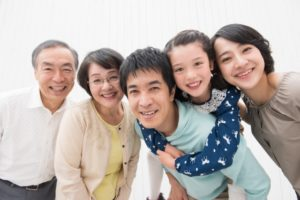
#> input picture ram_utils/faceread_opencv/sample.jpg, 300 x 200 px
$ python script.py
#> lines starting #> are read from the running program, lines starting #| are printed output that depends on the picture; after the words box and inside, x2 and y2 are one past the last pixel; in counts of white or black regions, pixels touching at a corner belong together
import cv2

#download the file from opencv git
#https://github.com/opencv/opencv/tree/master/data/haarcascades


#loading the face cascade
face_cascade = cv2.CascadeClassifier(cv2.data.haarcascades + "haarcascade_frontalface_default.xml")

#read input image (loads in BGR format)
img = cv2.imread('sample.jpg')
#> img is the input picture: shape (200, 300, 3); mean B, G, R 170.9, 176.2, 186.1

#convert to grayscale
grayimg = cv2.cvtColor(img, cv2.COLOR_BGR2GRAY)
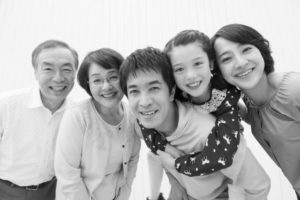
#> grayimg: shape (200, 300); min 0, max 255, mean 178.5

#detect faces with face_cascade
faceslist = face_cascade.detectMultiScale(grayimg, 1.1,5)  #inputimage scaleFactor and minNeighbours
#> faceslist = [[85, 64, 41, 41], [165, 46, 52, 52], [31, 50, 51, 51], [115, 67, 60, 60]]

print(len(faceslist))
#| 4
#draw rectangles around faces
for (x,y,w,h) in faceslist:
    cv2.rectangle(img,(x,y),(x+w,y+h), (0,255,0),2)
#> this loop made 4 passes
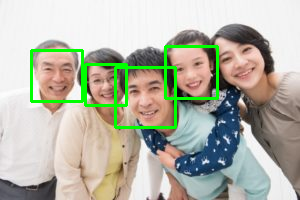
#> img: shape (200, 300, 3); 3.99% of pixels changed, all inside (x1, y1, x2, y2) = (30, 45, 219, 129)

#display
cv2.imshow("Preview",img)
cv2.waitKey(0)
cv2.imwrite("sample_output.png",img)
